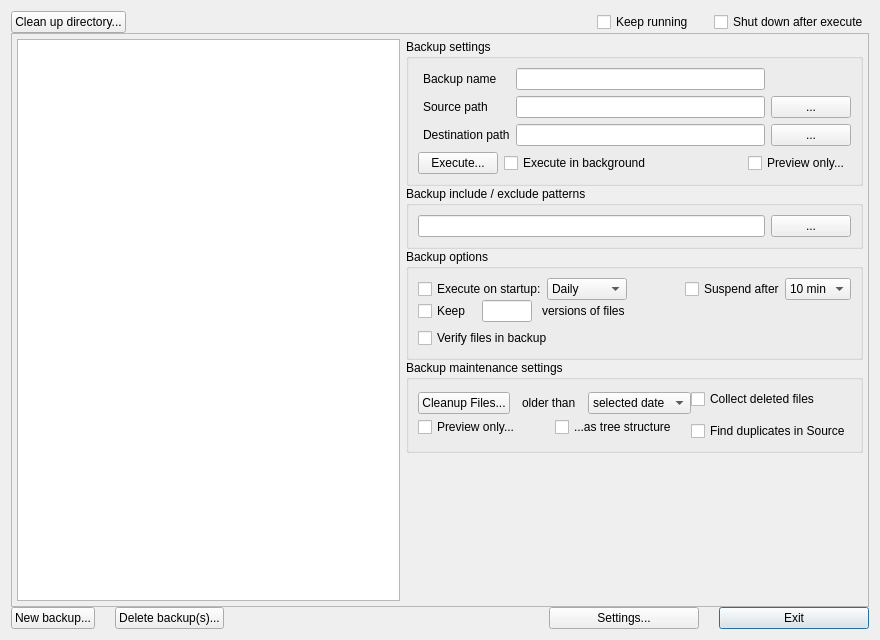
<?xml version="1.0" encoding="UTF-8"?>
<ui version="4.0">
 <class>mainwindow</class>
 <widget class="QDialog" name="mainwindow">
  <property name="geometry">
   <rect>
    <x>0</x>
    <y>0</y>
    <width>880</width>
    <height>640</height>
   </rect>
  </property>
  <property name="windowTitle">
   <string>Automatic Backup</string>
  </property>
  <layout class="QGridLayout" name="gridLayout_5">
   <item row="0" column="0">
    <layout class="QVBoxLayout" name="verticalLayout_8">
     <property name="spacing">
      <number>0</number>
     </property>
     <item>
      <layout class="QHBoxLayout" name="horizontalLayout_9">
       <item>
        <widget class="QPushButton" name="cleanDirButt">
         <property name="toolTip">
          <string>Analyze a given directory and show a tree with
all direcrtories and files older than a selected date.
Clean up will be possible with a context menu.</string>
         </property>
         <property name="text">
          <string>Clean up directory...</string>
         </property>
         <property name="autoDefault">
          <bool>false</bool>
         </property>
        </widget>
       </item>
       <item>
        <spacer name="horizontalSpacer_6">
         <property name="orientation">
          <enum>Qt::Horizontal</enum>
         </property>
         <property name="sizeHint" stdset="0">
          <size>
           <width>40</width>
           <height>20</height>
          </size>
         </property>
        </spacer>
       </item>
       <item>
        <widget class="QCheckBox" name="keepRun">
         <property name="toolTip">
          <string>If checked, the backup tool will keep running
upon Exit. It will show a little icon and
periodically check all backup configurations
for automatic execution.</string>
         </property>
         <property name="text">
          <string>Keep running</string>
         </property>
        </widget>
       </item>
       <item>
        <spacer name="horizontalSpacer">
         <property name="orientation">
          <enum>Qt::Horizontal</enum>
         </property>
         <property name="sizeType">
          <enum>QSizePolicy::Fixed</enum>
         </property>
         <property name="sizeHint" stdset="0">
          <size>
           <width>20</width>
           <height>20</height>
          </size>
         </property>
        </spacer>
       </item>
       <item>
        <widget class="QCheckBox" name="shutDown">
         <property name="toolTip">
          <string>If checked, the backup tool context menu
will allow you to execute all pending
backups and to initiate a shut down.
In this mode, no periodically check is done.</string>
         </property>
         <property name="text">
          <string>Shut down after execute</string>
         </property>
        </widget>
       </item>
      </layout>
     </item>
     <item>
      <widget class="QFrame" name="frame">
       <property name="frameShape">
        <enum>QFrame::StyledPanel</enum>
       </property>
       <property name="frameShadow">
        <enum>QFrame::Raised</enum>
       </property>
       <property name="lineWidth">
        <number>1</number>
       </property>
       <layout class="QGridLayout" name="gridLayout_7">
        <property name="leftMargin">
         <number>5</number>
        </property>
        <property name="topMargin">
         <number>5</number>
        </property>
        <property name="rightMargin">
         <number>5</number>
        </property>
        <property name="bottomMargin">
         <number>5</number>
        </property>
        <item row="0" column="0">
         <layout class="QHBoxLayout" name="horizontalLayout_7">
          <item>
           <layout class="QVBoxLayout" name="verticalLayout_7" stretch="0">
            <property name="spacing">
             <number>-1</number>
            </property>
            <property name="sizeConstraint">
             <enum>QLayout::SetDefaultConstraint</enum>
            </property>
            <item>
             <widget class="QListWidget" name="backupList">
              <property name="sizePolicy">
               <sizepolicy hsizetype="MinimumExpanding" vsizetype="Expanding">
                <horstretch>0</horstretch>
                <verstretch>0</verstretch>
               </sizepolicy>
              </property>
              <property name="selectionMode">
               <enum>QAbstractItemView::ExtendedSelection</enum>
              </property>
             </widget>
            </item>
           </layout>
          </item>
          <item>
           <layout class="QVBoxLayout" name="verticalLayout_6">
            <property name="spacing">
             <number>0</number>
            </property>
            <item>
             <widget class="QGroupBox" name="groupBox">
              <property name="title">
               <string>Backup settings</string>
              </property>
              <layout class="QGridLayout" name="gridLayout_2">
               <item row="1" column="0">
                <layout class="QGridLayout" name="gridLayout">
                 <property name="verticalSpacing">
                  <number>-1</number>
                 </property>
                 <item row="0" column="0">
                  <layout class="QHBoxLayout" name="horizontalLayout">
                   <property name="spacing">
                    <number>-1</number>
                   </property>
                   <property name="leftMargin">
                    <number>5</number>
                   </property>
                   <item>
                    <layout class="QVBoxLayout" name="verticalLayout">
                     <property name="spacing">
                      <number>-1</number>
                     </property>
                     <item>
                      <widget class="QLabel" name="label_4">
                       <property name="text">
                        <string>Backup name</string>
                       </property>
                      </widget>
                     </item>
                     <item>
                      <widget class="QLabel" name="label">
                       <property name="text">
                        <string>Source path</string>
                       </property>
                      </widget>
                     </item>
                     <item>
                      <widget class="QLabel" name="label_2">
                       <property name="text">
                        <string>Destination path</string>
                       </property>
                      </widget>
                     </item>
                    </layout>
                   </item>
                   <item>
                    <layout class="QVBoxLayout" name="verticalLayout_2">
                     <item>
                      <widget class="QLineEdit" name="nameText">
                       <property name="toolTip">
                        <string>Name of selected backup configuration</string>
                       </property>
                      </widget>
                     </item>
                     <item>
                      <widget class="QLineEdit" name="sourceLab">
                       <property name="toolTip">
                        <string>Source path</string>
                       </property>
                      </widget>
                     </item>
                     <item>
                      <widget class="QLineEdit" name="destLab">
                       <property name="toolTip">
                        <string>Destination path</string>
                       </property>
                      </widget>
                     </item>
                    </layout>
                   </item>
                   <item>
                    <layout class="QVBoxLayout" name="verticalLayout_3">
                     <item>
                      <widget class="QLabel" name="label_5">
                       <property name="text">
                        <string/>
                       </property>
                      </widget>
                     </item>
                     <item>
                      <widget class="QPushButton" name="sourceButt">
                       <property name="toolTip">
                        <string>Select source path</string>
                       </property>
                       <property name="text">
                        <string>...</string>
                       </property>
                      </widget>
                     </item>
                     <item>
                      <widget class="QPushButton" name="destButt">
                       <property name="toolTip">
                        <string>Selext destination path</string>
                       </property>
                       <property name="text">
                        <string>...</string>
                       </property>
                      </widget>
                     </item>
                    </layout>
                   </item>
                  </layout>
                 </item>
                </layout>
               </item>
               <item row="2" column="0">
                <layout class="QHBoxLayout" name="horizontalLayout_6">
                 <property name="spacing">
                  <number>-1</number>
                 </property>
                 <item>
                  <widget class="QPushButton" name="execBackupButt">
                   <property name="minimumSize">
                    <size>
                     <width>0</width>
                     <height>0</height>
                    </size>
                   </property>
                   <property name="toolTip">
                    <string>Immediately execute selected backups</string>
                   </property>
                   <property name="text">
                    <string>Execute...</string>
                   </property>
                   <property name="autoDefault">
                    <bool>false</bool>
                   </property>
                  </widget>
                 </item>
                 <item>
                  <widget class="QCheckBox" name="backgroundExec">
                   <property name="toolTip">
                    <string>If checked, the backup will be executed
in the background for this time.</string>
                   </property>
                   <property name="text">
                    <string>Execute in background</string>
                   </property>
                  </widget>
                 </item>
                 <item>
                  <spacer name="horizontalSpacer_2">
                   <property name="orientation">
                    <enum>Qt::Horizontal</enum>
                   </property>
                   <property name="sizeHint" stdset="0">
                    <size>
                     <width>40</width>
                     <height>20</height>
                    </size>
                   </property>
                  </spacer>
                 </item>
                 <item>
                  <widget class="QCheckBox" name="verboseExecute">
                   <property name="toolTip">
                    <string>If checked, no action will happen upon Execute.
Instead, al log si shown with all actions which
would happen.</string>
                   </property>
                   <property name="text">
                    <string>Preview only...</string>
                   </property>
                  </widget>
                 </item>
                </layout>
               </item>
              </layout>
             </widget>
            </item>
            <item>
             <widget class="QGroupBox" name="groupBox_4">
              <property name="title">
               <string>Backup include / exclude patterns</string>
              </property>
              <layout class="QGridLayout" name="gridLayout_6">
               <item row="0" column="0">
                <layout class="QHBoxLayout" name="horizontalLayout_10">
                 <item>
                  <widget class="QLineEdit" name="filterDesc">
                   <property name="minimumSize">
                    <size>
                     <width>0</width>
                     <height>18</height>
                    </size>
                   </property>
                   <property name="toolTip">
                    <string/>
                   </property>
                  </widget>
                 </item>
                 <item>
                  <widget class="QPushButton" name="filterButt">
                   <property name="toolTip">
                    <string>Getting detailed help about the filter.</string>
                   </property>
                   <property name="text">
                    <string>...</string>
                   </property>
                   <property name="shortcut">
                    <string>H</string>
                   </property>
                   <property name="autoDefault">
                    <bool>false</bool>
                   </property>
                  </widget>
                 </item>
                </layout>
               </item>
              </layout>
             </widget>
            </item>
            <item>
             <widget class="QGroupBox" name="groupBox_2">
              <property name="title">
               <string>Backup options</string>
              </property>
              <layout class="QGridLayout" name="gridLayout_3">
               <item row="0" column="0">
                <layout class="QVBoxLayout" name="verticalLayout_4">
                 <property name="spacing">
                  <number>0</number>
                 </property>
                 <item>
                  <layout class="QHBoxLayout" name="horizontalLayout_2">
                   <item>
                    <widget class="QCheckBox" name="autoExec">
                     <property name="toolTip">
                      <string>If checked, the backup will be executed
automatically with the given interval.</string>
                     </property>
                     <property name="text">
                      <string>Execute on startup:</string>
                     </property>
                    </widget>
                   </item>
                   <item>
                    <widget class="QComboBox" name="interval">
                     <item>
                      <property name="text">
                       <string>Daily</string>
                      </property>
                     </item>
                     <item>
                      <property name="text">
                       <string>Weekly</string>
                      </property>
                     </item>
                     <item>
                      <property name="text">
                       <string>14 Days</string>
                      </property>
                     </item>
                     <item>
                      <property name="text">
                       <string>Monthly</string>
                      </property>
                     </item>
                     <item>
                      <property name="text">
                       <string>3 Months</string>
                      </property>
                     </item>
                     <item>
                      <property name="text">
                       <string>Yearly</string>
                      </property>
                     </item>
                    </widget>
                   </item>
                   <item>
                    <spacer name="horizontalSpacer_3">
                     <property name="orientation">
                      <enum>Qt::Horizontal</enum>
                     </property>
                     <property name="sizeHint" stdset="0">
                      <size>
                       <width>40</width>
                       <height>20</height>
                      </size>
                     </property>
                    </spacer>
                   </item>
                   <item>
                    <widget class="QCheckBox" name="suspending">
                     <property name="toolTip">
                      <string>If checked, the backup will be suspended
automatically after the given time.</string>
                     </property>
                     <property name="text">
                      <string>Suspend after</string>
                     </property>
                    </widget>
                   </item>
                   <item>
                    <widget class="QComboBox" name="timeout">
                     <item>
                      <property name="text">
                       <string>10 min</string>
                      </property>
                     </item>
                     <item>
                      <property name="text">
                       <string>15 min</string>
                      </property>
                     </item>
                     <item>
                      <property name="text">
                       <string>30 min</string>
                      </property>
                     </item>
                     <item>
                      <property name="text">
                       <string>1 h</string>
                      </property>
                     </item>
                     <item>
                      <property name="text">
                       <string>1,5 h</string>
                      </property>
                     </item>
                     <item>
                      <property name="text">
                       <string>2 h</string>
                      </property>
                     </item>
                     <item>
                      <property name="text">
                       <string>2,5 h</string>
                      </property>
                     </item>
                     <item>
                      <property name="text">
                       <string>3 h</string>
                      </property>
                     </item>
                     <item>
                      <property name="text">
                       <string>3,5 h</string>
                      </property>
                     </item>
                     <item>
                      <property name="text">
                       <string>4 h</string>
                      </property>
                     </item>
                    </widget>
                   </item>
                  </layout>
                 </item>
                 <item>
                  <layout class="QHBoxLayout" name="horizontalLayout_3">
                   <property name="spacing">
                    <number>10</number>
                   </property>
                   <item>
                    <widget class="QCheckBox" name="keepCopy">
                     <property name="sizePolicy">
                      <sizepolicy hsizetype="Minimum" vsizetype="Fixed">
                       <horstretch>0</horstretch>
                       <verstretch>0</verstretch>
                      </sizepolicy>
                     </property>
                     <property name="toolTip">
                      <string>If checked, the files in the backup path will
get an extra extension with the backup
timestamp, so that the given amount of
different versions are kept.</string>
                     </property>
                     <property name="text">
                      <string>Keep</string>
                     </property>
                    </widget>
                   </item>
                   <item>
                    <widget class="QLineEdit" name="versionsStr">
                     <property name="maximumSize">
                      <size>
                       <width>50</width>
                       <height>16777215</height>
                      </size>
                     </property>
                     <property name="toolTip">
                      <string>Amount of different versions for a single file
to be kept in the backup path.</string>
                     </property>
                    </widget>
                   </item>
                   <item>
                    <widget class="QLabel" name="versionLabel">
                     <property name="toolTip">
                      <string/>
                     </property>
                     <property name="text">
                      <string>versions of files</string>
                     </property>
                    </widget>
                   </item>
                   <item>
                    <spacer name="horizontalSpacer_4">
                     <property name="orientation">
                      <enum>Qt::Horizontal</enum>
                     </property>
                     <property name="sizeHint" stdset="0">
                      <size>
                       <width>40</width>
                       <height>20</height>
                      </size>
                     </property>
                    </spacer>
                   </item>
                  </layout>
                 </item>
                </layout>
               </item>
               <item row="1" column="0">
                <layout class="QHBoxLayout" name="horizontalLayout_8">
                 <property name="spacing">
                  <number>-1</number>
                 </property>
                 <item>
                  <widget class="QCheckBox" name="verify">
                   <property name="toolTip">
                    <string>If checked, the files in the backup path
will be compressed.</string>
                   </property>
                   <property name="text">
                    <string>Verify files in backup</string>
                   </property>
                  </widget>
                 </item>
                 <item>
                  <spacer name="horizontalSpacer_8">
                   <property name="orientation">
                    <enum>Qt::Horizontal</enum>
                   </property>
                   <property name="sizeHint" stdset="0">
                    <size>
                     <width>40</width>
                     <height>20</height>
                    </size>
                   </property>
                  </spacer>
                 </item>
                </layout>
               </item>
              </layout>
             </widget>
            </item>
            <item>
             <widget class="QGroupBox" name="groupBox_3">
              <property name="title">
               <string>Backup maintenance settings</string>
              </property>
              <layout class="QGridLayout" name="gridLayout_4">
               <item row="0" column="0">
                <layout class="QVBoxLayout" name="verticalLayout_5">
                 <property name="spacing">
                  <number>0</number>
                 </property>
                 <item>
                  <layout class="QHBoxLayout" name="horizontalLayout_4">
                   <property name="spacing">
                    <number>-1</number>
                   </property>
                   <item>
                    <layout class="QVBoxLayout" name="verticalLayout_9">
                     <property name="spacing">
                      <number>0</number>
                     </property>
                     <item>
                      <layout class="QHBoxLayout" name="horizontalLayout_12">
                       <property name="spacing">
                        <number>12</number>
                       </property>
                       <item>
                        <widget class="QPushButton" name="cleanupButt">
                         <property name="toolTip">
                          <string>This button will automatically remove all
files in the backup path which are older
than the given interval and don't have
a counterpart in the source path.</string>
                         </property>
                         <property name="text">
                          <string>Cleanup Files...</string>
                         </property>
                         <property name="shortcut">
                          <string>A</string>
                         </property>
                         <property name="autoDefault">
                          <bool>false</bool>
                         </property>
                        </widget>
                       </item>
                       <item>
                        <widget class="QLabel" name="label_3">
                         <property name="text">
                          <string>older than</string>
                         </property>
                        </widget>
                       </item>
                       <item>
                        <widget class="QComboBox" name="lastModified">
                         <property name="currentIndex">
                          <number>0</number>
                         </property>
                         <item>
                          <property name="text">
                           <string>selected date</string>
                          </property>
                         </item>
                         <item>
                          <property name="text">
                           <string>1 week</string>
                          </property>
                         </item>
                         <item>
                          <property name="text">
                           <string>2 weeks</string>
                          </property>
                         </item>
                         <item>
                          <property name="text">
                           <string>3 weeks</string>
                          </property>
                         </item>
                         <item>
                          <property name="text">
                           <string>1 month</string>
                          </property>
                         </item>
                         <item>
                          <property name="text">
                           <string>2 months</string>
                          </property>
                         </item>
                         <item>
                          <property name="text">
                           <string>3 months</string>
                          </property>
                         </item>
                         <item>
                          <property name="text">
                           <string>6 months</string>
                          </property>
                         </item>
                         <item>
                          <property name="text">
                           <string>1 year</string>
                          </property>
                         </item>
                         <item>
                          <property name="text">
                           <string>2 years</string>
                          </property>
                         </item>
                         <item>
                          <property name="text">
                           <string>5 years</string>
                          </property>
                         </item>
                         <item>
                          <property name="text">
                           <string>10 years</string>
                          </property>
                         </item>
                        </widget>
                       </item>
                      </layout>
                     </item>
                     <item>
                      <layout class="QHBoxLayout" name="horizontalLayout_13">
                       <item>
                        <widget class="QCheckBox" name="verboseMaintenance">
                         <property name="toolTip">
                          <string>If checked, no action will be done upon
the Cleanup. Instead a log is shown with
all actions which would take place.</string>
                         </property>
                         <property name="text">
                          <string>Preview only...</string>
                         </property>
                        </widget>
                       </item>
                       <item>
                        <widget class="QCheckBox" name="showTreeStruct">
                         <property name="toolTip">
                          <string>If checked in combination with Preview, the
log will be extended to a representation of
the tree strcture in the backup path.</string>
                         </property>
                         <property name="text">
                          <string>...as tree structure</string>
                         </property>
                        </widget>
                       </item>
                      </layout>
                     </item>
                    </layout>
                   </item>
                   <item>
                    <spacer name="horizontalSpacer_5">
                     <property name="orientation">
                      <enum>Qt::Horizontal</enum>
                     </property>
                     <property name="sizeHint" stdset="0">
                      <size>
                       <width>0</width>
                       <height>20</height>
                      </size>
                     </property>
                    </spacer>
                   </item>
                   <item>
                    <layout class="QVBoxLayout" name="verticalLayout_10">
                     <property name="spacing">
                      <number>12</number>
                     </property>
                     <item>
                      <widget class="QCheckBox" name="collectFiles">
                       <property name="toolTip">
                        <string>if checked, all deleted files are collected in
a separate directory which will be asked for.</string>
                       </property>
                       <property name="text">
                        <string>Collect deleted files</string>
                       </property>
                      </widget>
                     </item>
                     <item>
                      <widget class="QCheckBox" name="sourceDuplicates">
                       <property name="toolTip">
                        <string>if checked, a scan in the source path will
be done for duplicate files in different
subdirectories.</string>
                       </property>
                       <property name="text">
                        <string>Find duplicates in Source</string>
                       </property>
                      </widget>
                     </item>
                    </layout>
                   </item>
                  </layout>
                 </item>
                </layout>
               </item>
              </layout>
             </widget>
            </item>
            <item>
             <spacer name="verticalSpacer">
              <property name="orientation">
               <enum>Qt::Vertical</enum>
              </property>
              <property name="sizeHint" stdset="0">
               <size>
                <width>20</width>
                <height>40</height>
               </size>
              </property>
             </spacer>
            </item>
           </layout>
          </item>
         </layout>
        </item>
       </layout>
      </widget>
     </item>
     <item>
      <layout class="QHBoxLayout" name="horizontalLayout_11">
       <item>
        <widget class="QPushButton" name="newBackup">
         <property name="toolTip">
          <string>Create a new backup configuration.</string>
         </property>
         <property name="text">
          <string>New backup...</string>
         </property>
         <property name="autoDefault">
          <bool>false</bool>
         </property>
        </widget>
       </item>
       <item>
        <spacer name="horizontalSpacer_9">
         <property name="orientation">
          <enum>Qt::Horizontal</enum>
         </property>
         <property name="sizeType">
          <enum>QSizePolicy::Fixed</enum>
         </property>
         <property name="sizeHint" stdset="0">
          <size>
           <width>20</width>
           <height>20</height>
          </size>
         </property>
        </spacer>
       </item>
       <item>
        <widget class="QPushButton" name="deleteBackupButt">
         <property name="toolTip">
          <string>Delete the selected backup configuration.</string>
         </property>
         <property name="text">
          <string>Delete backup(s)...</string>
         </property>
         <property name="autoDefault">
          <bool>false</bool>
         </property>
        </widget>
       </item>
       <item>
        <spacer name="horizontalSpacer_7">
         <property name="orientation">
          <enum>Qt::Horizontal</enum>
         </property>
         <property name="sizeHint" stdset="0">
          <size>
           <width>40</width>
           <height>20</height>
          </size>
         </property>
        </spacer>
       </item>
       <item>
        <widget class="QPushButton" name="pushButton">
         <property name="minimumSize">
          <size>
           <width>150</width>
           <height>0</height>
          </size>
         </property>
         <property name="toolTip">
          <string>program information and global settings</string>
         </property>
         <property name="text">
          <string>Settings...</string>
         </property>
        </widget>
       </item>
       <item>
        <spacer name="horizontalSpacer_10">
         <property name="orientation">
          <enum>Qt::Horizontal</enum>
         </property>
         <property name="sizeType">
          <enum>QSizePolicy::Fixed</enum>
         </property>
         <property name="sizeHint" stdset="0">
          <size>
           <width>20</width>
           <height>20</height>
          </size>
         </property>
        </spacer>
       </item>
       <item>
        <widget class="QPushButton" name="exitButt">
         <property name="sizePolicy">
          <sizepolicy hsizetype="Preferred" vsizetype="Fixed">
           <horstretch>0</horstretch>
           <verstretch>0</verstretch>
          </sizepolicy>
         </property>
         <property name="minimumSize">
          <size>
           <width>150</width>
           <height>0</height>
          </size>
         </property>
         <property name="text">
          <string>Exit</string>
         </property>
         <property name="autoDefault">
          <bool>false</bool>
         </property>
         <property name="default">
          <bool>true</bool>
         </property>
        </widget>
       </item>
      </layout>
     </item>
    </layout>
   </item>
  </layout>
 </widget>
 <resources/>
 <connections>
  <connection>
   <sender>exitButt</sender>
   <signal>clicked()</signal>
   <receiver>mainwindow</receiver>
   <slot>quit()</slot>
   <hints>
    <hint type="sourcelabel">
     <x>866</x>
     <y>626</y>
    </hint>
    <hint type="destinationlabel">
     <x>163</x>
     <y>257</y>
    </hint>
   </hints>
  </connection>
  <connection>
   <sender>deleteBackupButt</sender>
   <signal>clicked()</signal>
   <receiver>mainwindow</receiver>
   <slot>deleteBackup()</slot>
   <hints>
    <hint type="sourcelabel">
     <x>314</x>
     <y>626</y>
    </hint>
    <hint type="destinationlabel">
     <x>213</x>
     <y>168</y>
    </hint>
   </hints>
  </connection>
  <connection>
   <sender>backupList</sender>
   <signal>itemSelectionChanged()</signal>
   <receiver>mainwindow</receiver>
   <slot>checkSelection()</slot>
   <hints>
    <hint type="sourcelabel">
     <x>48</x>
     <y>101</y>
    </hint>
    <hint type="destinationlabel">
     <x>126</x>
     <y>34</y>
    </hint>
   </hints>
  </connection>
  <connection>
   <sender>cleanDirButt</sender>
   <signal>clicked()</signal>
   <receiver>mainwindow</receiver>
   <slot>cleanupDirectory()</slot>
   <hints>
    <hint type="sourcelabel">
     <x>176</x>
     <y>44</y>
    </hint>
    <hint type="destinationlabel">
     <x>223</x>
     <y>206</y>
    </hint>
   </hints>
  </connection>
  <connection>
   <sender>keepRun</sender>
   <signal>clicked()</signal>
   <receiver>mainwindow</receiver>
   <slot>checkSelection()</slot>
   <hints>
    <hint type="sourcelabel">
     <x>662</x>
     <y>36</y>
    </hint>
    <hint type="destinationlabel">
     <x>404</x>
     <y>225</y>
    </hint>
   </hints>
  </connection>
  <connection>
   <sender>shutDown</sender>
   <signal>clicked()</signal>
   <receiver>mainwindow</receiver>
   <slot>checkSelection()</slot>
   <hints>
    <hint type="sourcelabel">
     <x>866</x>
     <y>36</y>
    </hint>
    <hint type="destinationlabel">
     <x>366</x>
     <y>277</y>
    </hint>
   </hints>
  </connection>
  <connection>
   <sender>newBackup</sender>
   <signal>clicked()</signal>
   <receiver>mainwindow</receiver>
   <slot>newBackup()</slot>
   <hints>
    <hint type="sourcelabel">
     <x>137</x>
     <y>626</y>
    </hint>
    <hint type="destinationlabel">
     <x>84</x>
     <y>639</y>
    </hint>
   </hints>
  </connection>
  <connection>
   <sender>cleanupButt</sender>
   <signal>clicked()</signal>
   <receiver>mainwindow</receiver>
   <slot>cleanupBackup()</slot>
   <hints>
    <hint type="sourcelabel">
     <x>388</x>
     <y>530</y>
    </hint>
    <hint type="destinationlabel">
     <x>410</x>
     <y>639</y>
    </hint>
   </hints>
  </connection>
  <connection>
   <sender>pushButton</sender>
   <signal>clicked()</signal>
   <receiver>mainwindow</receiver>
   <slot>aboutButton()</slot>
   <hints>
    <hint type="sourcelabel">
     <x>599</x>
     <y>605</y>
    </hint>
    <hint type="destinationlabel">
     <x>556</x>
     <y>613</y>
    </hint>
   </hints>
  </connection>
  <connection>
   <sender>execBackupButt</sender>
   <signal>clicked()</signal>
   <receiver>mainwindow</receiver>
   <slot>editBackup()</slot>
   <hints>
    <hint type="sourcelabel">
     <x>412</x>
     <y>223</y>
    </hint>
    <hint type="destinationlabel">
     <x>207</x>
     <y>115</y>
    </hint>
   </hints>
  </connection>
  <connection>
   <sender>sourceButt</sender>
   <signal>clicked()</signal>
   <receiver>mainwindow</receiver>
   <slot>selSource()</slot>
   <hints>
    <hint type="sourcelabel">
     <x>807</x>
     <y>131</y>
    </hint>
    <hint type="destinationlabel">
     <x>875</x>
     <y>196</y>
    </hint>
   </hints>
  </connection>
  <connection>
   <sender>destButt</sender>
   <signal>clicked()</signal>
   <receiver>mainwindow</receiver>
   <slot>selDest()</slot>
   <hints>
    <hint type="sourcelabel">
     <x>820</x>
     <y>164</y>
    </hint>
    <hint type="destinationlabel">
     <x>875</x>
     <y>156</y>
    </hint>
   </hints>
  </connection>
 </connections>
 <slots>
  <slot>editBackup()</slot>
  <slot>newBackup()</slot>
  <slot>deleteBackup()</slot>
  <slot>cleanupBackup()</slot>
  <slot>checkSelection()</slot>
  <slot>aboutButton()</slot>
  <slot>cleanupDirectory()</slot>
  <slot>selSource()</slot>
  <slot>selDest()</slot>
 </slots>
</ui>
